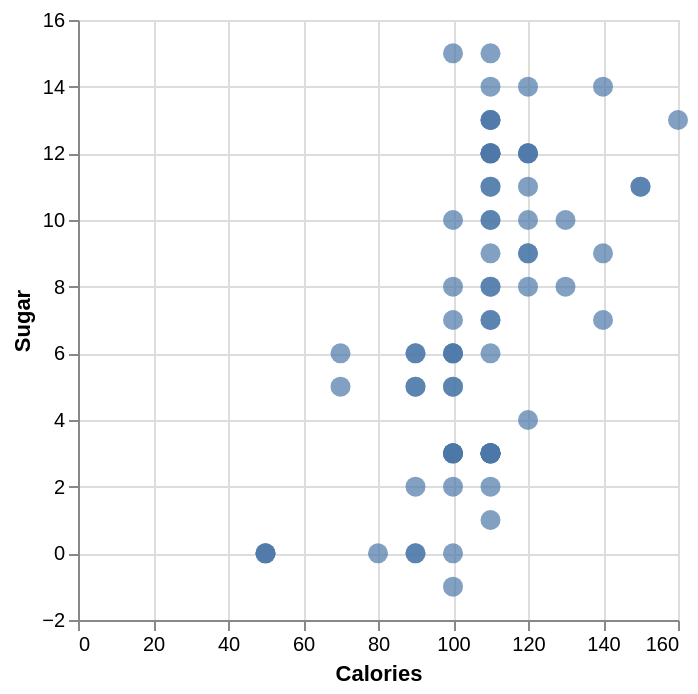

The code cell stored with this chart in its notebook:
### Code cell
scatter = alt.Chart(data).mark_circle(
    size = 100
).encode(
    alt.X('calories', title="Calories"),
    alt.Y('sugars', title="Sugar"),
)
scatter

### Figure 1 — Vega-Lite specification as saved in the notebook (floating-point values rounded to 4 significant figures)
{"config": {"view": {"continuousWidth": 300, "continuousHeight": 300}}, "data": {"name": "data-8095abcbe67721b7ef5e577e0dbfaae6"}, "mark": {"type": "circle", "size": 100}, "encoding": {"x": {"field": "calories", "title": "Calories", "type": "quantitative"}, "y": {"field": "sugars", "title": "Sugar", "type": "quantitative"}}, "$schema": "https://vega.github.io/schema/vega-lite/v5.20.1.json", "datasets": {"data-8095abcbe67721b7ef5e577e0dbfaae6": [{"name": "100% Bran", "mfr": "N", "type": "C", "calories": 70, "protein": 4, "fat": 1, "sodium": 130, "fiber": 10.0, "carbo": 5.0, "sugars": 6, "potass": 280, "vitamins": 25, "shelf": 3, "weight": 1.0, "cups": 0.33, "rating": 68.4, "fullmfr": "Nabisco"}, {"name": "100% Natural Bran", "mfr": "Q", "type": "C", "calories": 120, "protein": 3, "fat": 5, "sodium": 15, "fiber": 2.0, "carbo": 8.0, "sugars": 8, "potass": 135, "vitamins": 0, "shelf": 3, "weight": 1.0, "cups": 1.0, "rating": 33.98, "fullmfr": "Quaker Oats"}, {"name": "All-Bran", "mfr": "K", "type": "C", "calories": 70, "protein": 4, "fat": 1, "sodium": 260, "fiber": 9.0, "carbo": 7.0, "sugars": 5, "potass": 320, "vitamins": 25, "shelf": 3, "weight": 1.0, "cups": 0.33, "rating": 59.43, "fullmfr": "Kelloggs"}, {"name": "All-Bran with Extra Fiber", "mfr": "K", "type": "C", "calories": 50, "protein": 4, "fat": 0, "sodium": 140, "fiber": 14.0, "carbo": 8.0, "sugars": 0, "potass": 330, "vitamins": 25, "shelf": 3, "weight": 1.0, "cups": 0.5, "rating": 93.7, "fullmfr": "Kelloggs"}, {"name": "Almond Delight", "mfr": "R", "type": "C", "calories": 110, "protein": 2, "fat": 2, "sodium": 200, "fiber": 1.0, "carbo": 14.0, "sugars": 8, "potass": -1, "vitamins": 25, "shelf": 3, "weight": 1.0, "cups": 0.75, "rating": 34.38, "fullmfr": "Ralston Purina"}, {"name": "Apple Cinnamon Cheerios", "mfr": "G", "type": "C", "calories": 110, "protein": 2, "fat": 2, "sodium": 180, "fiber": 1.5, "carbo": 10.5, "sugars": 10, "potass": 70, "vitamins": 25, "shelf": 1, "weight": 1.0, "cups": 0.75, "rating": 29.51, "fullmfr": "General Mills"}, {"name": "Apple Jacks", "mfr": "K", "type": "C", "calories": 110, "protein": 2, "fat": 0, "sodium": 125, "fiber": 1.0, "carbo": 11.0, "sugars": 14, "potass": 30, "vitamins": 25, "shelf": 2, "weight": 1.0, "cups": 1.0, "rating": 33.17, "fullmfr": "Kelloggs"}, {"name": "Basic 4", "mfr": "G", "type": "C", "calories": 130, "protein": 3, "fat": 2, "sodium": 210, "fiber": 2.0, "carbo": 18.0, "sugars": 8, "potass": 100, "vitamins": 25, "shelf": 3, "weight": 1.33, "cups": 0.75, "rating": 37.04, "fullmfr": "General Mills"}, {"name": "Bran Chex", "mfr": "R", "type": "C", "calories": 90, "protein": 2, "fat": 1, "sodium": 200, "fiber": 4.0, "carbo": 15.0, "sugars": 6, "potass": 125, "vitamins": 25, "shelf": 1, "weight": 1.0, "cups": 0.67, "rating": 49.12, "fullmfr": "Ralston Purina"}, {"name": "Bran Flakes", "mfr": "P", "type": "C", "calories": 90, "protein": 3, "fat": 0, "sodium": 210, "fiber": 5.0, "carbo": 13.0, "sugars": 5, "potass": 190, "vitamins": 25, "shelf": 3, "weight": 1.0, "cups": 0.67, "rating": 53.31, "fullmfr": "Post"}, {"name": "Cap'n'Crunch", "mfr": "Q", "type": "C", "calories": 120, "protein": 1, "fat": 2, "sodium": 220, "fiber": 0.0, "carbo": 12.0, "sugars": 12, "potass": 35, "vitamins": 25, "shelf": 2, "weight": 1.0, "cups": 0.75, "rating": 18.04, "fullmfr": "Quaker Oats"}, {"name": "Cheerios", "mfr": "G", "type": "C", "calories": 110, "protein": 6, "fat": 2, "sodium": 290, "fiber": 2.0, "carbo": 17.0, "sugars": 1, "potass": 105, "vitamins": 25, "shelf": 1, "weight": 1.0, "cups": 1.25, "rating": 50.76, "fullmfr": "General Mills"}, {"name": "Cinnamon Toast Crunch", "mfr": "G", "type": "C", "calories": 120, "protein": 1, "fat": 3, "sodium": 210, "fiber": 0.0, "carbo": 13.0, "sugars": 9, "potass": 45, "vitamins": 25, "shelf": 2, "weight": 1.0, "cups": 0.75, "rating": 19.82, "fullmfr": "General Mills"}, {"name": "Clusters", "mfr": "G", "type": "C", "calories": 110, "protein": 3, "fat": 2, "sodium": 140, "fiber": 2.0, "carbo": 13.0, "sugars": 7, "potass": 105, "vitamins": 25, "shelf": 3, "weight": 1.0, "cups": 0.5, "rating": 40.4, "fullmfr": "General Mills"}, {"name": "Cocoa Puffs", "mfr": "G", "type": "C", "calories": 110, "protein": 1, "fat": 1, "sodium": 180, "fiber": 0.0, "carbo": 12.0, "sugars": 13, "potass": 55, "vitamins": 25, "shelf": 2, "weight": 1.0, "cups": 1.0, "rating": 22.74, "fullmfr": "General Mills"}, {"name": "Corn Chex", "mfr": "R", "type": "C", "calories": 110, "protein": 2, "fat": 0, "sodium": 280, "fiber": 0.0, "carbo": 22.0, "sugars": 3, "potass": 25, "vitamins": 25, "shelf": 1, "weight": 1.0, "cups": 1.0, "rating": 41.45, "fullmfr": "Ralston Purina"}, {"name": "Corn Flakes", "mfr": "K", "type": "C", "calories": 100, "protein": 2, "fat": 0, "sodium": 290, "fiber": 1.0, "carbo": 21.0, "sugars": 2, "potass": 35, "vitamins": 25, "shelf": 1, "weight": 1.0, "cups": 1.0, "rating": 45.86, "fullmfr": "Kelloggs"}, {"name": "Corn Pops", "mfr": "K", "type": "C", "calories": 110, "protein": 1, "fat": 0, "sodium": 90, "fiber": 1.0, "carbo": 13.0, "sugars": 12, "potass": 20, "vitamins": 25, "shelf": 2, "weight": 1.0, "cups": 1.0, "rating": 35.78, "fullmfr": "Kelloggs"}, {"name": "Count Chocula", "mfr": "G", "type": "C", "calories": 110, "protein": 1, "fat": 1, "sodium": 180, "fiber": 0.0, "carbo": 12.0, "sugars": 13, "potass": 65, "vitamins": 25, "shelf": 2, "weight": 1.0, "cups": 1.0, "rating": 22.4, "fullmfr": "General Mills"}, {"name": "Cracklin' Oat Bran", "mfr": "K", "type": "C", "calories": 110, "protein": 3, "fat": 3, "sodium": 140, "fiber": 4.0, "carbo": 10.0, "sugars": 7, "potass": 160, "vitamins": 25, "shelf": 3, "weight": 1.0, "cups": 0.5, "rating": 40.45, "fullmfr": "Kelloggs"}, {"name": "Cream of Wheat (Quick)", "mfr": "N", "type": "H", "calories": 100, "protein": 3, "fat": 0, "sodium": 80, "fiber": 1.0, "carbo": 21.0, "sugars": 0, "potass": -1, "vitamins": 0, "shelf": 2, "weight": 1.0, "cups": 1.0, "rating": 64.53, "fullmfr": "Nabisco"}, {"name": "Crispix", "mfr": "K", "type": "C", "calories": 110, "protein": 2, "fat": 0, "sodium": 220, "fiber": 1.0, "carbo": 21.0, "sugars": 3, "potass": 30, "vitamins": 25, "shelf": 3, "weight": 1.0, "cups": 1.0, "rating": 46.9, "fullmfr": "Kelloggs"}, {"name": "Crispy Wheat & Raisins", "mfr": "G", "type": "C", "calories": 100, "protein": 2, "fat": 1, "sodium": 140, "fiber": 2.0, "carbo": 11.0, "sugars": 10, "potass": 120, "vitamins": 25, "shelf": 3, "weight": 1.0, "cups": 0.75, "rating": 36.18, "fullmfr": "General Mills"}, {"name": "Double Chex", "mfr": "R", "type": "C", "calories": 100, "protein": 2, "fat": 0, "sodium": 190, "fiber": 1.0, "carbo": 18.0, "sugars": 5, "potass": 80, "vitamins": 25, "shelf": 3, "weight": 1.0, "cups": 0.75, "rating": 44.33, "fullmfr": "Ralston Purina"}, {"name": "Froot Loops", "mfr": "K", "type": "C", "calories": 110, "protein": 2, "fat": 1, "sodium": 125, "fiber": 1.0, "carbo": 11.0, "sugars": 13, "potass": 30, "vitamins": 25, "shelf": 2, "weight": 1.0, "cups": 1.0, "rating": 32.21, "fullmfr": "Kelloggs"}, {"name": "Frosted Flakes", "mfr": "K", "type": "C", "calories": 110, "protein": 1, "fat": 0, "sodium": 200, "fiber": 1.0, "carbo": 14.0, "sugars": 11, "potass": 25, "vitamins": 25, "shelf": 1, "weight": 1.0, "cups": 0.75, "rating": 31.44, "fullmfr": "Kelloggs"}, {"name": "Frosted Mini-Wheats", "mfr": "K", "type": "C", "calories": 100, "protein": 3, "fat": 0, "sodium": 0, "fiber": 3.0, "carbo": 14.0, "sugars": 7, "potass": 100, "vitamins": 25, "shelf": 2, "weight": 1.0, "cups": 0.8, "rating": 58.35, "fullmfr": "Kelloggs"}, {"name": "Fruit & Fibre Dates; Walnuts; and Oats", "mfr": "P", "type": "C", "calories": 120, "protein": 3, "fat": 2, "sodium": 160, "fiber": 5.0, "carbo": 12.0, "sugars": 10, "potass": 200, "vitamins": 25, "shelf": 3, "weight": 1.25, "cups": 0.67, "rating": 40.92, "fullmfr": "Post"}, {"name": "Fruitful Bran", "mfr": "K", "type": "C", "calories": 120, "protein": 3, "fat": 0, "sodium": 240, "fiber": 5.0, "carbo": 14.0, "sugars": 12, "potass": 190, "vitamins": 25, "shelf": 3, "weight": 1.33, "cups": 0.67, "rating": 41.02, "fullmfr": "Kelloggs"}, {"name": "Fruity Pebbles", "mfr": "P", "type": "C", "calories": 110, "protein": 1, "fat": 1, "sodium": 135, "fiber": 0.0, "carbo": 13.0, "sugars": 12, "potass": 25, "vitamins": 25, "shelf": 2, "weight": 1.0, "cups": 0.75, "rating": 28.03, "fullmfr": "Post"}, {"name": "Golden Crisp", "mfr": "P", "type": "C", "calories": 100, "protein": 2, "fat": 0, "sodium": 45, "fiber": 0.0, "carbo": 11.0, "sugars": 15, "potass": 40, "vitamins": 25, "shelf": 1, "weight": 1.0, "cups": 0.88, "rating": 35.25, "fullmfr": "Post"}, {"name": "Golden Grahams", "mfr": "G", "type": "C", "calories": 110, "protein": 1, "fat": 1, "sodium": 280, "fiber": 0.0, "carbo": 15.0, "sugars": 9, "potass": 45, "vitamins": 25, "shelf": 2, "weight": 1.0, "cups": 0.75, "rating": 23.8, "fullmfr": "General Mills"}, {"name": "Grape Nuts Flakes", "mfr": "P", "type": "C", "calories": 100, "protein": 3, "fat": 1, "sodium": 140, "fiber": 3.0, "carbo": 15.0, "sugars": 5, "potass": 85, "vitamins": 25, "shelf": 3, "weight": 1.0, "cups": 0.88, "rating": 52.08, "fullmfr": "Post"}, {"name": "Grape-Nuts", "mfr": "P", "type": "C", "calories": 110, "protein": 3, "fat": 0, "sodium": 170, "fiber": 3.0, "carbo": 17.0, "sugars": 3, "potass": 90, "vitamins": 25, "shelf": 3, "weight": 1.0, "cups": 0.25, "rating": 53.37, "fullmfr": "Post"}, {"name": "Great Grains Pecan", "mfr": "P", "type": "C", "calories": 120, "protein": 3, "fat": 3, "sodium": 75, "fiber": 3.0, "carbo": 13.0, "sugars": 4, "potass": 100, "vitamins": 25, "shelf": 3, "weight": 1.0, "cups": 0.33, "rating": 45.81, "fullmfr": "Post"}, {"name": "Honey Graham Ohs", "mfr": "Q", "type": "C", "calories": 120, "protein": 1, "fat": 2, "sodium": 220, "fiber": 1.0, "carbo": 12.0, "sugars": 11, "potass": 45, "vitamins": 25, "shelf": 2, "weight": 1.0, "cups": 1.0, "rating": 21.87, "fullmfr": "Quaker Oats"}, {"name": "Honey Nut Cheerios", "mfr": "G", "type": "C", "calories": 110, "protein": 3, "fat": 1, "sodium": 250, "fiber": 1.5, "carbo": 11.5, "sugars": 10, "potass": 90, "vitamins": 25, "shelf": 1, "weight": 1.0, "cups": 0.75, "rating": 31.07, "fullmfr": "General Mills"}, {"name": "Honey-comb", "mfr": "P", "type": "C", "calories": 110, "protein": 1, "fat": 0, "sodium": 180, "fiber": 0.0, "carbo": 14.0, "sugars": 11, "potass": 35, "vitamins": 25, "shelf": 1, "weight": 1.0, "cups": 1.33, "rating": 28.74, "fullmfr": "Post"}, {"name": "Just Right Crunchy  Nuggets", "mfr": "K", "type": "C", "calories": 110, "protein": 2, "fat": 1, "sodium": 170, "fiber": 1.0, "carbo": 17.0, "sugars": 6, "potass": 60, "vitamins": 100, "shelf": 3, "weight": 1.0, "cups": 1.0, "rating": 36.52, "fullmfr": "Kelloggs"}, {"name": "Just Right Fruit & Nut", "mfr": "K", "type": "C", "calories": 140, "protein": 3, "fat": 1, "sodium": 170, "fiber": 2.0, "carbo": 20.0, "sugars": 9, "potass": 95, "vitamins": 100, "shelf": 3, "weight": 1.3, "cups": 0.75, "rating": 36.47, "fullmfr": "Kelloggs"}, {"name": "Kix", "mfr": "G", "type": "C", "calories": 110, "protein": 2, "fat": 1, "sodium": 260, "fiber": 0.0, "carbo": 21.0, "sugars": 3, "potass": 40, "vitamins": 25, "shelf": 2, "weight": 1.0, "cups": 1.5, "rating": 39.24, "fullmfr": "General Mills"}, {"name": "Life", "mfr": "Q", "type": "C", "calories": 100, "protein": 4, "fat": 2, "sodium": 150, "fiber": 2.0, "carbo": 12.0, "sugars": 6, "potass": 95, "vitamins": 25, "shelf": 2, "weight": 1.0, "cups": 0.67, "rating": 45.33, "fullmfr": "Quaker Oats"}, {"name": "Lucky Charms", "mfr": "G", "type": "C", "calories": 110, "protein": 2, "fat": 1, "sodium": 180, "fiber": 0.0, "carbo": 12.0, "sugars": 12, "potass": 55, "vitamins": 25, "shelf": 2, "weight": 1.0, "cups": 1.0, "rating": 26.73, "fullmfr": "General Mills"}, {"name": "Maypo", "mfr": "A", "type": "H", "calories": 100, "protein": 4, "fat": 1, "sodium": 0, "fiber": 0.0, "carbo": 16.0, "sugars": 3, "potass": 95, "vitamins": 25, "shelf": 2, "weight": 1.0, "cups": 1.0, "rating": 54.85, "fullmfr": "American Home Food Products"}, {"name": "Muesli Raisins; Dates; & Almonds", "mfr": "R", "type": "C", "calories": 150, "protein": 4, "fat": 3, "sodium": 95, "fiber": 3.0, "carbo": 16.0, "sugars": 11, "potass": 170, "vitamins": 25, "shelf": 3, "weight": 1.0, "cups": 1.0, "rating": 37.14, "fullmfr": "Ralston Purina"}, {"name": "Muesli Raisins; Peaches; & Pecans", "mfr": "R", "type": "C", "calories": 150, "protein": 4, "fat": 3, "sodium": 150, "fiber": 3.0, "carbo": 16.0, "sugars": 11, "potass": 170, "vitamins": 25, "shelf": 3, "weight": 1.0, "cups": 1.0, "rating": 34.14, "fullmfr": "Ralston Purina"}, {"name": "Mueslix Crispy Blend", "mfr": "K", "type": "C", "calories": 160, "protein": 3, "fat": 2, "sodium": 150, "fiber": 3.0, "carbo": 17.0, "sugars": 13, "potass": 160, "vitamins": 25, "shelf": 3, "weight": 1.5, "cups": 0.67, "rating": 30.31, "fullmfr": "Kelloggs"}, {"name": "Multi-Grain Cheerios", "mfr": "G", "type": "C", "calories": 100, "protein": 2, "fat": 1, "sodium": 220, "fiber": 2.0, "carbo": 15.0, "sugars": 6, "potass": 90, "vitamins": 25, "shelf": 1, "weight": 1.0, "cups": 1.0, "rating": 40.11, "fullmfr": "General Mills"}, {"name": "Nut&Honey Crunch", "mfr": "K", "type": "C", "calories": 120, "protein": 2, "fat": 1, "sodium": 190, "fiber": 0.0, "carbo": 15.0, "sugars": 9, "potass": 40, "vitamins": 25, "shelf": 2, "weight": 1.0, "cups": 0.67, "rating": 29.92, "fullmfr": "Kelloggs"}, {"name": "Nutri-Grain Almond-Raisin", "mfr": "K", "type": "C", "calories": 140, "protein": 3, "fat": 2, "sodium": 220, "fiber": 3.0, "carbo": 21.0, "sugars": 7, "potass": 130, "vitamins": 25, "shelf": 3, "weight": 1.33, "cups": 0.67, "rating": 40.69, "fullmfr": "Kelloggs"}, {"name": "Nutri-grain Wheat", "mfr": "K", "type": "C", "calories": 90, "protein": 3, "fat": 0, "sodium": 170, "fiber": 3.0, "carbo": 18.0, "sugars": 2, "potass": 90, "vitamins": 25, "shelf": 3, "weight": 1.0, "cups": 1.0, "rating": 59.64, "fullmfr": "Kelloggs"}, {"name": "Oatmeal Raisin Crisp", "mfr": "G", "type": "C", "calories": 130, "protein": 3, "fat": 2, "sodium": 170, "fiber": 1.5, "carbo": 13.5, "sugars": 10, "potass": 120, "vitamins": 25, "shelf": 3, "weight": 1.25, "cups": 0.5, "rating": 30.45, "fullmfr": "General Mills"}, {"name": "Post Nat. Raisin Bran", "mfr": "P", "type": "C", "calories": 120, "protein": 3, "fat": 1, "sodium": 200, "fiber": 6.0, "carbo": 11.0, "sugars": 14, "potass": 260, "vitamins": 25, "shelf": 3, "weight": 1.33, "cups": 0.67, "rating": 37.84, "fullmfr": "Post"}, {"name": "Product 19", "mfr": "K", "type": "C", "calories": 100, "protein": 3, "fat": 0, "sodium": 320, "fiber": 1.0, "carbo": 20.0, "sugars": 3, "potass": 45, "vitamins": 100, "shelf": 3, "weight": 1.0, "cups": 1.0, "rating": 41.5, "fullmfr": "Kelloggs"}, {"name": "Puffed Rice", "mfr": "Q", "type": "C", "calories": 50, "protein": 1, "fat": 0, "sodium": 0, "fiber": 0.0, "carbo": 13.0, "sugars": 0, "potass": 15, "vitamins": 0, "shelf": 3, "weight": 0.5, "cups": 1.0, "rating": 60.76, "fullmfr": "Quaker Oats"}, {"name": "Puffed Wheat", "mfr": "Q", "type": "C", "calories": 50, "protein": 2, "fat": 0, "sodium": 0, "fiber": 1.0, "carbo": 10.0, "sugars": 0, "potass": 50, "vitamins": 0, "shelf": 3, "weight": 0.5, "cups": 1.0, "rating": 63.01, "fullmfr": "Quaker Oats"}, {"name": "Quaker Oat Squares", "mfr": "Q", "type": "C", "calories": 100, "protein": 4, "fat": 1, "sodium": 135, "fiber": 2.0, "carbo": 14.0, "sugars": 6, "potass": 110, "vitamins": 25, "shelf": 3, "weight": 1.0, "cups": 0.5, "rating": 49.51, "fullmfr": "Quaker Oats"}, {"name": "Quaker Oatmeal", "mfr": "Q", "type": "H", "calories": 100, "protein": 5, "fat": 2, "sodium": 0, "fiber": 2.7, "carbo": -1.0, "sugars": -1, "potass": 110, "vitamins": 0, "shelf": 1, "weight": 1.0, "cups": 0.67, "rating": 50.83, "fullmfr": "Quaker Oats"}, {"name": "Raisin Bran", "mfr": "K", "type": "C", "calories": 120, "protein": 3, "fat": 1, "sodium": 210, "fiber": 5.0, "carbo": 14.0, "sugars": 12, "potass": 240, "vitamins": 25, "shelf": 2, "weight": 1.33, "cups": 0.75, "rating": 39.26, "fullmfr": "Kelloggs"}, {"name": "Raisin Nut Bran", "mfr": "G", "type": "C", "calories": 100, "protein": 3, "fat": 2, "sodium": 140, "fiber": 2.5, "carbo": 10.5, "sugars": 8, "potass": 140, "vitamins": 25, "shelf": 3, "weight": 1.0, "cups": 0.5, "rating": 39.7, "fullmfr": "General Mills"}, {"name": "Raisin Squares", "mfr": "K", "type": "C", "calories": 90, "protein": 2, "fat": 0, "sodium": 0, "fiber": 2.0, "carbo": 15.0, "sugars": 6, "potass": 110, "vitamins": 25, "shelf": 3, "weight": 1.0, "cups": 0.5, "rating": 55.33, "fullmfr": "Kelloggs"}, {"name": "Rice Chex", "mfr": "R", "type": "C", "calories": 110, "protein": 1, "fat": 0, "sodium": 240, "fiber": 0.0, "carbo": 23.0, "sugars": 2, "potass": 30, "vitamins": 25, "shelf": 1, "weight": 1.0, "cups": 1.13, "rating": 42.0, "fullmfr": "Ralston Purina"}, {"name": "Rice Krispies", "mfr": "K", "type": "C", "calories": 110, "protein": 2, "fat": 0, "sodium": 290, "fiber": 0.0, "carbo": 22.0, "sugars": 3, "potass": 35, "vitamins": 25, "shelf": 1, "weight": 1.0, "cups": 1.0, "rating": 40.56, "fullmfr": "Kelloggs"}, {"name": "Shredded Wheat", "mfr": "N", "type": "C", "calories": 80, "protein": 2, "fat": 0, "sodium": 0, "fiber": 3.0, "carbo": 16.0, "sugars": 0, "potass": 95, "vitamins": 0, "shelf": 1, "weight": 0.83, "cups": 1.0, "rating": 68.24, "fullmfr": "Nabisco"}, {"name": "Shredded Wheat 'n'Bran", "mfr": "N", "type": "C", "calories": 90, "protein": 3, "fat": 0, "sodium": 0, "fiber": 4.0, "carbo": 19.0, "sugars": 0, "potass": 140, "vitamins": 0, "shelf": 1, "weight": 1.0, "cups": 0.67, "rating": 74.47, "fullmfr": "Nabisco"}, {"name": "Shredded Wheat spoon size", "mfr": "N", "type": "C", "calories": 90, "protein": 3, "fat": 0, "sodium": 0, "fiber": 3.0, "carbo": 20.0, "sugars": 0, "potass": 120, "vitamins": 0, "shelf": 1, "weight": 1.0, "cups": 0.67, "rating": 72.8, "fullmfr": "Nabisco"}, {"name": "Smacks", "mfr": "K", "type": "C", "calories": 110, "protein": 2, "fat": 1, "sodium": 70, "fiber": 1.0, "carbo": 9.0, "sugars": 15, "potass": 40, "vitamins": 25, "shelf": 2, "weight": 1.0, "cups": 0.75, "rating": 31.23, "fullmfr": "Kelloggs"}, {"name": "Special K", "mfr": "K", "type": "C", "calories": 110, "protein": 6, "fat": 0, "sodium": 230, "fiber": 1.0, "carbo": 16.0, "sugars": 3, "potass": 55, "vitamins": 25, "shelf": 1, "weight": 1.0, "cups": 1.0, "rating": 53.13, "fullmfr": "Kelloggs"}, {"name": "Strawberry Fruit Wheats", "mfr": "N", "type": "C", "calories": 90, "protein": 2, "fat": 0, "sodium": 15, "fiber": 3.0, "carbo": 15.0, "sugars": 5, "potass": 90, "vitamins": 25, "shelf": 2, "weight": 1.0, "cups": 1.0, "rating": 59.36, "fullmfr": "Nabisco"}, {"name": "Total Corn Flakes", "mfr": "G", "type": "C", "calories": 110, "protein": 2, "fat": 1, "sodium": 200, "fiber": 0.0, "carbo": 21.0, "sugars": 3, "potass": 35, "vitamins": 100, "shelf": 3, "weight": 1.0, "cups": 1.0, "rating": 38.84, "fullmfr": "General Mills"}, {"name": "Total Raisin Bran", "mfr": "G", "type": "C", "calories": 140, "protein": 3, "fat": 1, "sodium": 190, "fiber": 4.0, "carbo": 15.0, "sugars": 14, "potass": 230, "vitamins": 100, "shelf": 3, "weight": 1.5, "cups": 1.0, "rating": 28.59, "fullmfr": "General Mills"}, {"name": "Total Whole Grain", "mfr": "G", "type": "C", "calories": 100, "protein": 3, "fat": 1, "sodium": 200, "fiber": 3.0, "carbo": 16.0, "sugars": 3, "potass": 110, "vitamins": 100, "shelf": 3, "weight": 1.0, "cups": 1.0, "rating": 46.66, "fullmfr": "General Mills"}, {"name": "Triples", "mfr": "G", "type": "C", "calories": 110, "protein": 2, "fat": 1, "sodium": 250, "fiber": 0.0, "carbo": 21.0, "sugars": 3, "potass": 60, "vitamins": 25, "shelf": 3, "weight": 1.0, "cups": 0.75, "rating": 39.11, "fullmfr": "General Mills"}, {"name": "Trix", "mfr": "G", "type": "C", "calories": 110, "protein": 1, "fat": 1, "sodium": 140, "fiber": 0.0, "carbo": 13.0, "sugars": 12, "potass": 25, "vitamins": 25, "shelf": 2, "weight": 1.0, "cups": 1.0, "rating": 27.75, "fullmfr": "General Mills"}, {"name": "Wheat Chex", "mfr": "R", "type": "C", "calories": 100, "protein": 3, "fat": 1, "sodium": 230, "fiber": 3.0, "carbo": 17.0, "sugars": 3, "potass": 115, "vitamins": 25, "shelf": 1, "weight": 1.0, "cups": 0.67, "rating": 49.79, "fullmfr": "Ralston Purina"}, {"name": "Wheaties", "mfr": "G", "type": "C", "calories": 100, "protein": 3, "fat": 1, "sodium": 200, "fiber": 3.0, "carbo": 17.0, "sugars": 3, "potass": 110, "vitamins": 25, "shelf": 1, "weight": 1.0, "cups": 1.0, "rating": 51.59, "fullmfr": "General Mills"}, {"name": "Wheaties Honey Gold", "mfr": "G", "type": "C", "calories": 110, "protein": 2, "fat": 1, "sodium": 200, "fiber": 1.0, "carbo": 16.0, "sugars": 8, "potass": 60, "vitamins": 25, "shelf": 1, "weight": 1.0, "cups": 0.75, "rating": 36.19, "fullmfr": "General Mills"}]}}
